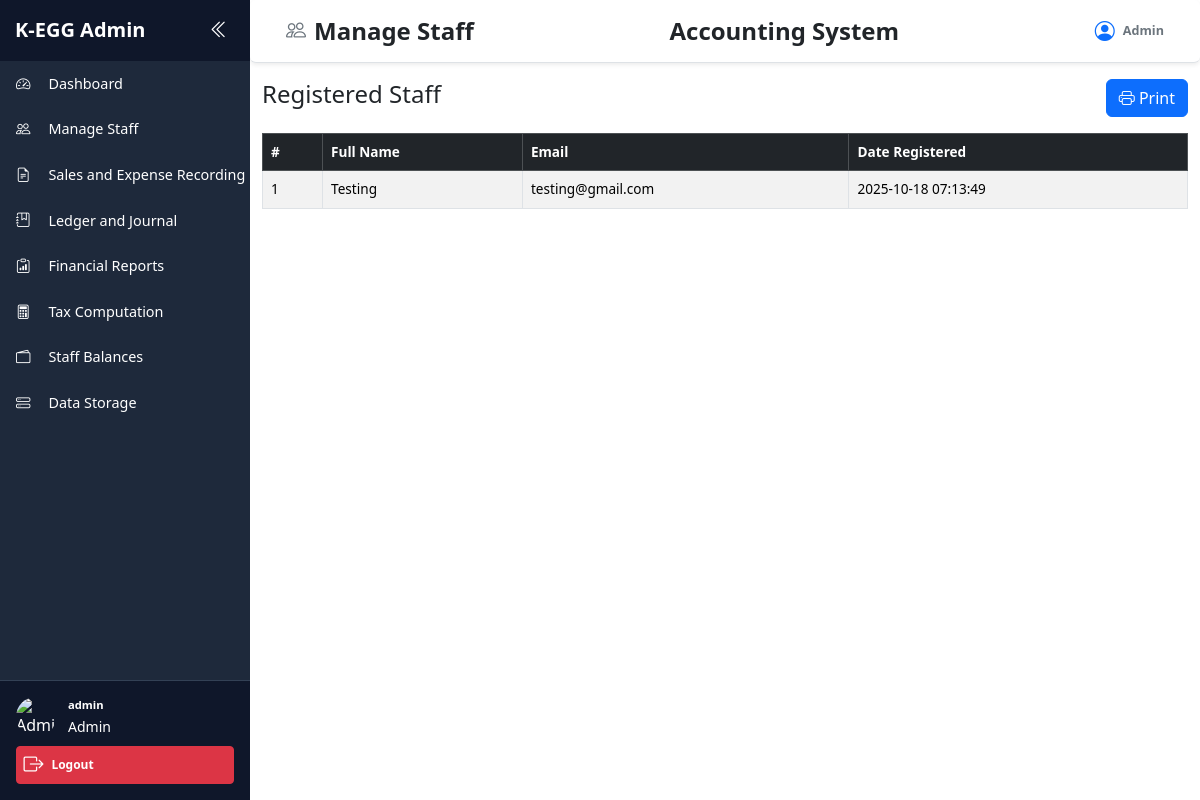
Screenshot of /admin/manage_staff.php (signed in) with the database file from the repository.
### tables this page shows
CREATE TABLE `staff` (
  `id` int(11) NOT NULL,
  `name` varchar(100) NOT NULL,
  `email` varchar(100) NOT NULL,
  `password` varchar(255) NOT NULL,
  `created_at` timestamp NOT NULL DEFAULT current_timestamp()
);

### admin/manage_staff.php (the view, shortened to what this page needs)
<?php
$pdo = new PDO('mysql:host=localhost;dbname=capstone', 'root', '');
$stmt = $pdo->query("SELECT id, name, email, created_at FROM staff ORDER BY created_at DESC");
$staffList = $stmt->fetchAll(PDO::FETCH_ASSOC);
?>
<!DOCTYPE html>
<html>
<head>
    <link href="https://cdn.jsdelivr.net/npm/bootstrap-icons@1.10.5/font/bootstrap-icons.css" rel="stylesheet">
    <link href="https://cdn.jsdelivr.net/npm/bootstrap@5.3.3/dist/css/bootstrap.min.css" rel="stylesheet">
    <link rel="stylesheet" href="admin.css">
</head>
<body>
<div class="dashboard-container d-flex flex-nowrap overflow-hidden">
    <div class="sidebar" id="sidebar">
        <div class="sidebar-header">
            <span class="brand">K-EGG Admin</span>
            <button class="toggle-btn" onclick="toggleSidebar()">
                <i class="bi bi-chevron-double-left"></i>
            </button>
        </div>
        <ul class="nav flex-column nav-items">
            <li class="nav-item" title="Dashboard">
                <a href="dashboard.php" class="nav-link d-flex align-items-center gap-2"><i class="bi bi-speedometer2"></i><span class="link-text">Dashboard</span></a>
            </li>
            <li class="nav-item" title="Manage Staff">
                <a href="manage_staff.php" class="nav-link d-flex align-items-center gap-2"><i class="bi bi-people"></i><span class="link-text">Manage Staff</span></a>
            </li>
            <li class="nav-item" title="Reports">
                <a href="SAE.php" class="nav-link d-flex align-items-center gap-2"><i class="bi bi-file-earmark-text"></i><span class="link-text">Sales and Expense Recording</span></a>
            </li>
            <li class="nav-item" title="Ledger and Journal">
                <a href="L&j.php" class="nav-link d-flex align-items-center gap-2"><i class="bi bi-journal-bookmark"></i><span class="link-text">Ledger and Journal</span></a>
            </li>
            <li class="nav-item" title="Financial Reports">
                <a href="financial_reports.php" class="nav-link d-flex align-items-center gap-2 active"><i class="bi bi-clipboard-data"></i><span class="link-text">Financial Reports</span></a>
            </li>
            <li class="nav-item" title="Tax Computation">
                <a href="tax_computation.php" class="nav-link d-flex align-items-center gap-2">
                <i class="bi bi-calculator"></i><span class="link-text">Tax Computation</span></a>
            </li>
            <li class="nav-item" title="Staff Balances">
                <a href="staff_balances.php" class="nav-link d-flex align-items-center gap-2">
                <i class="bi bi-wallet2"></i>
                <span class="link-text">Staff Balances</span></a>
            </li>
            <li class="nav-item" title="Data Storage">
                <a href="data_storage.php" class="nav-link d-flex align-items-center gap-2">
                <i class="bi bi-hdd-stack"></i>
                <span class="link-text">Data Storage</span></a>
            </li>
        </ul>
        <div class="sidebar-footer">
            <div class="user-profile">
                <img src="https://cdn-icons-png.flaticon.com/512/149/149071.png" alt="Admin Icon">
                <div class="user-info">
                    <strong><?= htmlspecialchars($_SESSION['admin']) ?></strong>
                    <small>Admin</small>
                </div>
            </div>
            <a href="logout.php" class="btn btn-sm btn-danger w-100 mt-2 logout-btn">
                <i class="bi bi-box-arrow-right"></i> <span class="logout-text">Logout</span>
            </a>
        </div>
    </div>
    <div class="main-content d-flex flex-column" style="height: 100vh; overflow: hidden;">
        <nav class="navbar navbar-expand-lg bg-white shadow-sm rounded mb-3 py-3 px-4 sticky-top w-100 border-bottom">
            <div class="container-fluid d-flex justify-content-between align-items-center">
                <h4 class="mb-0 fw-bold text-dark d-none d-md-flex align-items-center">
                    <i class="bi bi-people me-2 text-secondary fs-5"></i>Manage Staff
                </h4>
                <div class="d-flex align-items-center gap-2">
                <span class="h4 mb-0 fw-bold text-dark">Accounting System</span>
                </div>
                <div class="d-flex align-items-center gap-2 text-secondary small">
                <i class="bi bi-person-circle fs-5 text-primary"></i>
                <span class="fw-semibold">Admin</span>
                </div>
            </div>
        </nav>
        <div class="container">
            <div class="d-flex justify-content-between align-items-center mb-3">
                <h4>Registered Staff</h4>
                <button onclick="window.print()" class="btn btn-primary no-print">
                    <i class="bi bi-printer"></i> Print
                </button>
            </div>
            <div class="table-container table-responsive">
                <table class="table table-striped table-bordered">
                    <thead class="table-dark">
                        <tr>
                            <th>#</th>
                            <th>Full Name</th>
                            <th>Email</th>
                            <th>Date Registered</th>
                        </tr>
                    </thead>
                    <tbody>
                        <?php if ($staffList): ?>
                            <?php foreach ($staffList as $index => $staff): ?>
                                <tr>
                                    <td><?= $index + 1 ?></td>
                                    <td><?= htmlspecialchars($staff['name']) ?></td>
                                    <td><?= htmlspecialchars($staff['email']) ?></td>
                                    <td><?= htmlspecialchars($staff['created_at']) ?></td>
                                </tr>
                            <?php endforeach; ?>
                        <?php else: ?>
                            <tr>
                                <td colspan="4" class="text-center">No staff registered yet.</td>
                            </tr>
                        <?php endif; ?>
                    </tbody>
                </table>
            </div>
        </div>
    </div>
</div>
</body>
</html>

### admin/admin.css (style rules this page uses)
html, body { margin: 0; padding: 0; font-family: 'Segoe UI', sans-serif; overflow-x: hidden; }
.dashboard-container { display: flex; height: 100vh; overflow: hidden; }
.main-content { margin-left: 250px; width: calc(100% - 250px); transition: all 0.3s; min-width: 0; overflow-x: hidden; }
.sidebar { width: 250px; background: #1e293b; color: white; height: 100vh; transition: width 0.3s; display: flex; flex-direction: column; position: fixed; overflow-x: hidden; }
.sidebar .link-text { display: inline; margin-left: 10px; font-size: 0.9rem; }
.sidebar-header { padding: 15px; display: flex; align-items: center; justify-content: space-between; background-color: #0f172a; }
.sidebar .brand { color: white; font-size: 1.25rem; font-weight: bold; white-space: nowrap; transition: opacity 0.3s, visibility 0.3s, transform 0.3s; }
.toggle-btn { background: none; border: none; color: white; font-size: 1.2rem; margin-left: 10px; }
.sidebar .nav-items { flex-grow: 1; padding: 0; list-style: none; }
.nav-items { flex-grow: 1; padding: 0; list-style: none; }
.nav-link { color: white; display: flex; align-items: center; padding: 0.75rem 1rem; text-decoration: none; transition: background 0.3s; white-space: nowrap; }
.nav-link i { font-size: 0.9rem; }
.sidebar-footer { padding: 1rem; background: #0f172a; border-top: 1px solid #334155; }
.user-profile { display: flex; align-items: center; gap: 0.75rem; }
.user-profile img { width: 30px; height: 30px; border-radius: 50%; }
.user-info strong { font-size: 0.7rem; display: block; }
.logout-btn { display: flex; align-items: center; justify-content: flex-start; gap: 0.5rem; padding: 0.375rem 0.75rem; font-weight: 600; }
.logout-btn i { font-size: 1.25rem; }
.user-profile img { width: 40px; height: 40px; }
.navbar { border-radius: 0.5rem; font-size: 0.9rem; backdrop-filter: blur(6px); transition: all 0.3s ease; }
.table-container { max-height: 500px; overflow-y: auto; }
.table-responsive { font-size: 0.85rem !important; }
.btn-sm { padding: 0.2rem 0.4rem !important; font-size: 0.75rem !important; }

### rows the page displays
staff: name "Testing", email "testing@gmail.com", created_at "2025-10-18 07:13:49"

### other values shown
$_SESSION['admin'] "admin"
